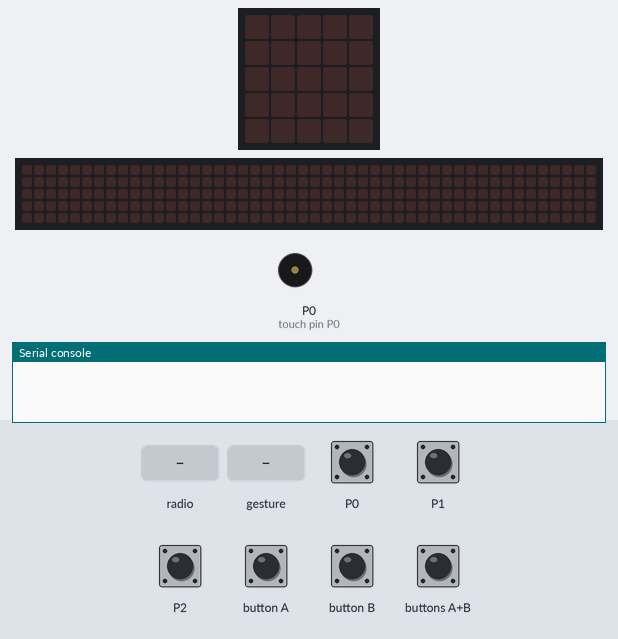
The program below on a simulated BBC micro:bit (MakeCode). Shown: the board's 5×5 LED display, a strip that is not on the board, showing the scrolling text unrolled, buzzer (waves = sounding), the last lines printed to the serial console. Inputs (shaded band) come from the test bench. No radio messages arrive unless stated (any console line starting 'radio sent:' is added by the test bench); a tilt is held for 1.5 s and a shake lasts 1 s, then the board lies face up again; the 48×5 strip is a reading aid, not a part: it shows the text the display is scrolling, unrolled, one strip-width of it at a time.

Above: at 1.2 s.
1.3 s: buttons A+B pressed for 0.15 s
At 1.52 s:
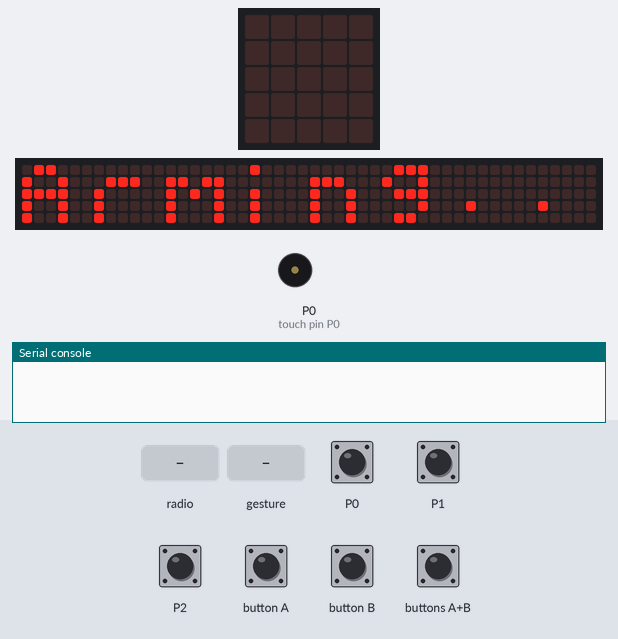
4.3 s: radio message "Stop Allarme" arrives
At 4.52 s:
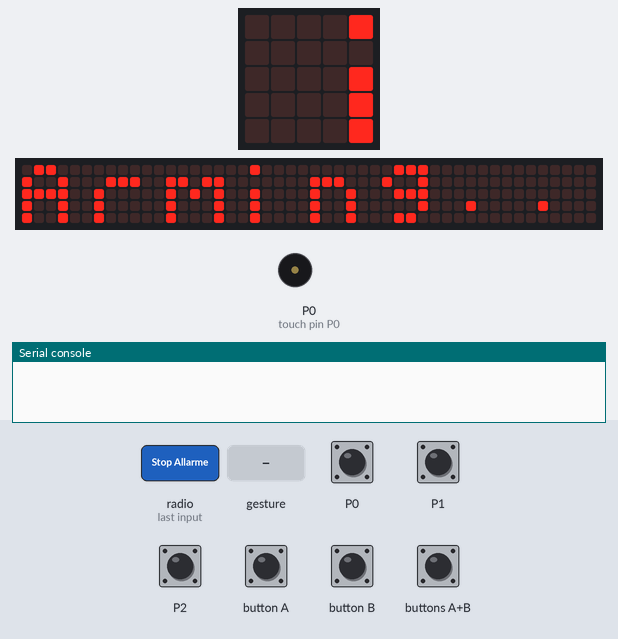
13.3 s: gesture 'shake'
At 13.9 s:
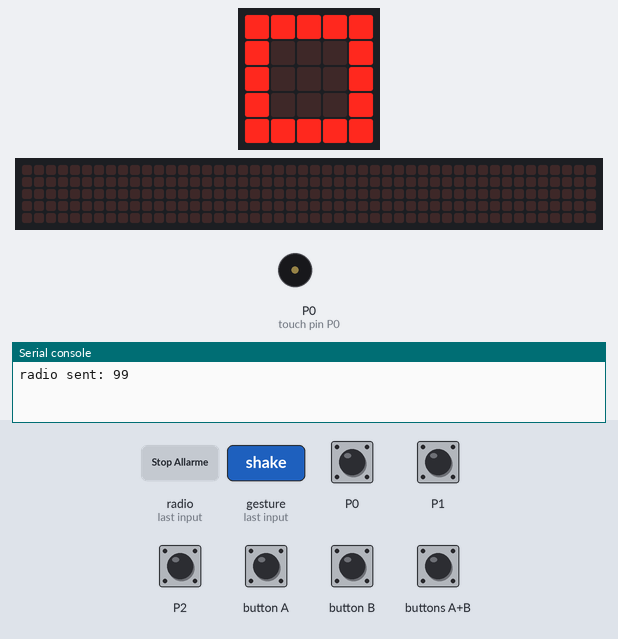
16.3 s: touch pin P0 pressed for 0.15 s
At 17.19 s:
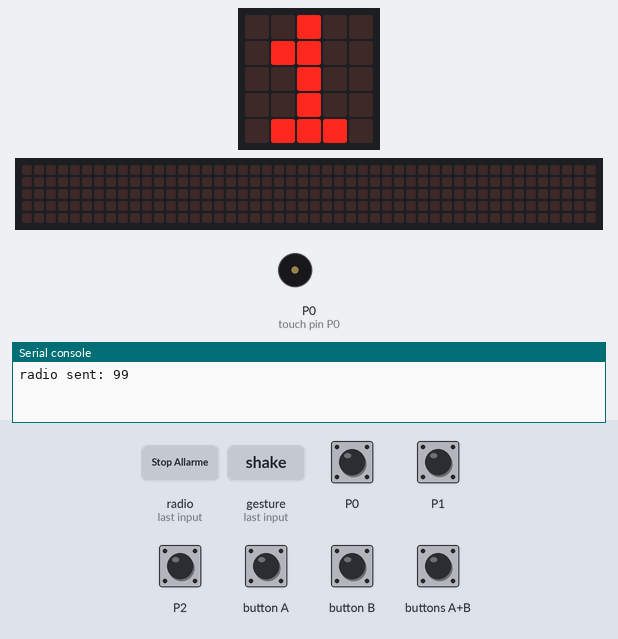
19.4 s: touch pin P1 pressed for 0.15 s
At 19.89 s:
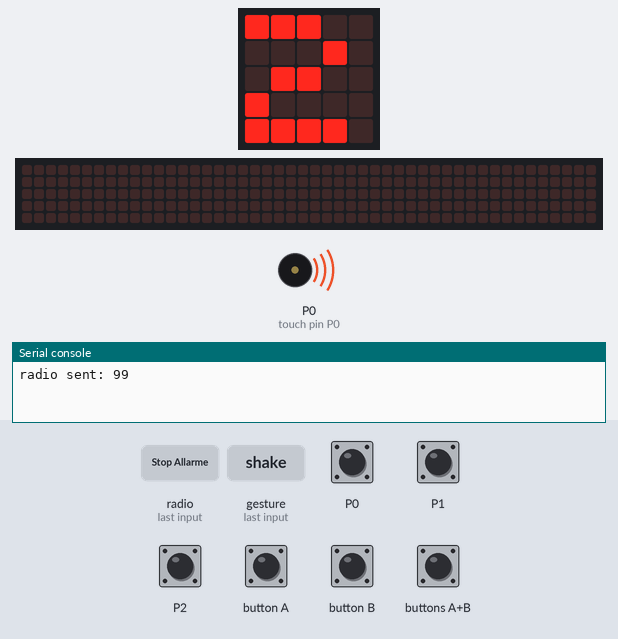
22.4 s: touch pin P2 pressed for 0.15 s
At 26.3 s:
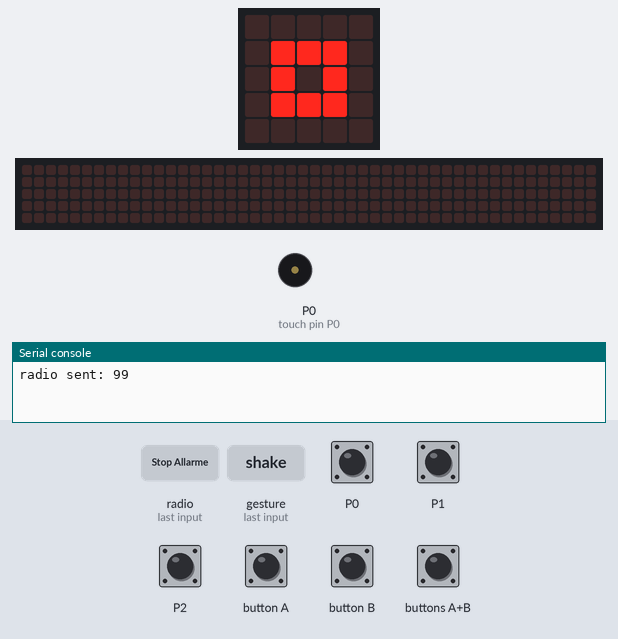
Timing chart, 0 to 26.5 s (numbered marks = the images above; inputs shaded):
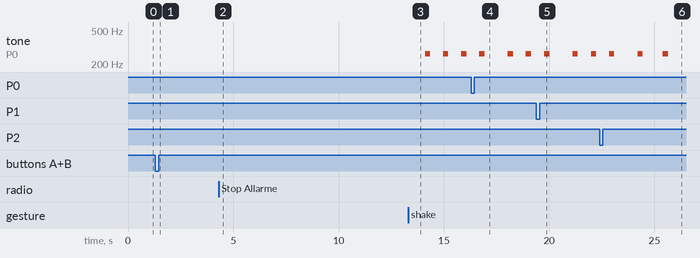

The program:

main.ts
```typescript
input.onPinPressed(TouchPin.P0, function () {
    if (Stato == 2 || Stato == 3) {
        Tentativo = Tentativo * 10 + 1
        Inserite += 1
        basic.showNumber(1)
        basic.pause(200)
        basic.clearScreen()
        if (Inserite == 3) {
            if (Tentativo == PIN) {
                Stato = 0
                radio.sendNumber(0)
                basic.showIcon(IconNames.Yes)
                Tentativo = 0
                Inserite = 0
            } else {
                basic.showIcon(IconNames.No)
                basic.pause(500)
            }
        }
    }
})
input.onGesture(Gesture.Shake, function () {
    if (Stato == 1) {
        Stato = 2
        Conto_Alla_Rovescia = 5
        while (Conto_Alla_Rovescia > 0 && Stato == 0) {
            basic.showNumber(Conto_Alla_Rovescia)
            basic.pause(1000)
            Conto_Alla_Rovescia += -1
        }
        if (Stato == 2) {
            Stato = 3
            radio.sendNumber(99)
        }
    }
})
input.onPinPressed(TouchPin.P2, function () {
    if (Stato == 2 || Stato == 3) {
        Tentativo = Tentativo * 10 + 3
        Inserite += 1
        basic.showNumber(3)
        basic.pause(200)
        basic.clearScreen()
        if (Inserite == 3) {
            if (Tentativo == PIN) {
                music.stopAllSounds()
                Stato = 0
                basic.showIcon(IconNames.Yes)
                Tentativo = 0
                Inserite = 0
            } else {
                basic.showIcon(IconNames.No)
                basic.pause(500)
            }
        }
    }
})
input.onButtonPressed(Button.AB, function () {
    if (Stato == 0) {
        basic.showString("Arming...")
        basic.pause(2000)
        Stato = 1
        basic.showLeds(`
            . # # # .
            . # . # .
            # # # # #
            # # # # #
            # # # # #
            `)
    }
})
radio.onReceivedString(function (receivedString) {
    if (receivedString == "Stop Allarme") {
        Stato = 0
        music.stopAllSounds()
        basic.clearScreen()
    }
})
input.onPinPressed(TouchPin.P1, function () {
    if (Stato == 2 || Stato == 3) {
        Tentativo = Tentativo * 10 + 2
        Inserite += 1
        basic.showNumber(2)
        basic.pause(200)
        basic.clearScreen()
        if (Inserite == 3) {
            if (Tentativo == PIN) {
                Stato = 0
                basic.showIcon(IconNames.Yes)
                Tentativo = 0
                Inserite = 0
            } else {
                basic.showIcon(IconNames.No)
                basic.pause(500)
            }
        }
    }
})
let Conto_Alla_Rovescia = 0
let Inserite = 0
let Tentativo = 0
let PIN = 0
let Stato = 0
radio.setGroup(1)
Stato = 0
PIN = 123
let Cifra_Corrente = 0
basic.forever(function () {
    if (Stato == 3) {
        basic.showIcon(IconNames.Square)
        music.play(music.tonePlayable(262, music.beat(BeatFraction.Half)), music.PlaybackMode.UntilDone)
        basic.showIcon(IconNames.SmallSquare)
        music.play(music.tonePlayable(262, music.beat(BeatFraction.Half)), music.PlaybackMode.UntilDone)
    }
})
```

test.ts
```typescript
// i test vanno qui; questi non saranno compilati quando questo pacchetto viene usato come estensione.
```

Measured:
- after the input at 1.3 s, the display: changes after 0.15 s (image 1)
- after the input at 13.3 s, tone on P0 (touch pin P0): alternates 262 Hz for 0.25 s and silent for 0.62 s, starting after 0.81 s; the display: changes after 0.21 s (image 3)
- after the input at 16.3 s, the display: changes after 0.39 s (image 4)
- after the input at 19.4 s, the display: changes after 0.37 s (image 5)
- after the input at 22.4 s, tone on P0 (touch pin P0): alternates 262 Hz for 0.25 s and silent for 0.95 s, starting after 1.8 s; the display: first changes after 0.45 s (image 6 shows a later state)
- what the display in image 3 shows lasts 0.9 s, from 13.5 s to 14.4 s
- what the display in image 4 shows lasts 0.7 s, from 16.7 s to 17.4 s
